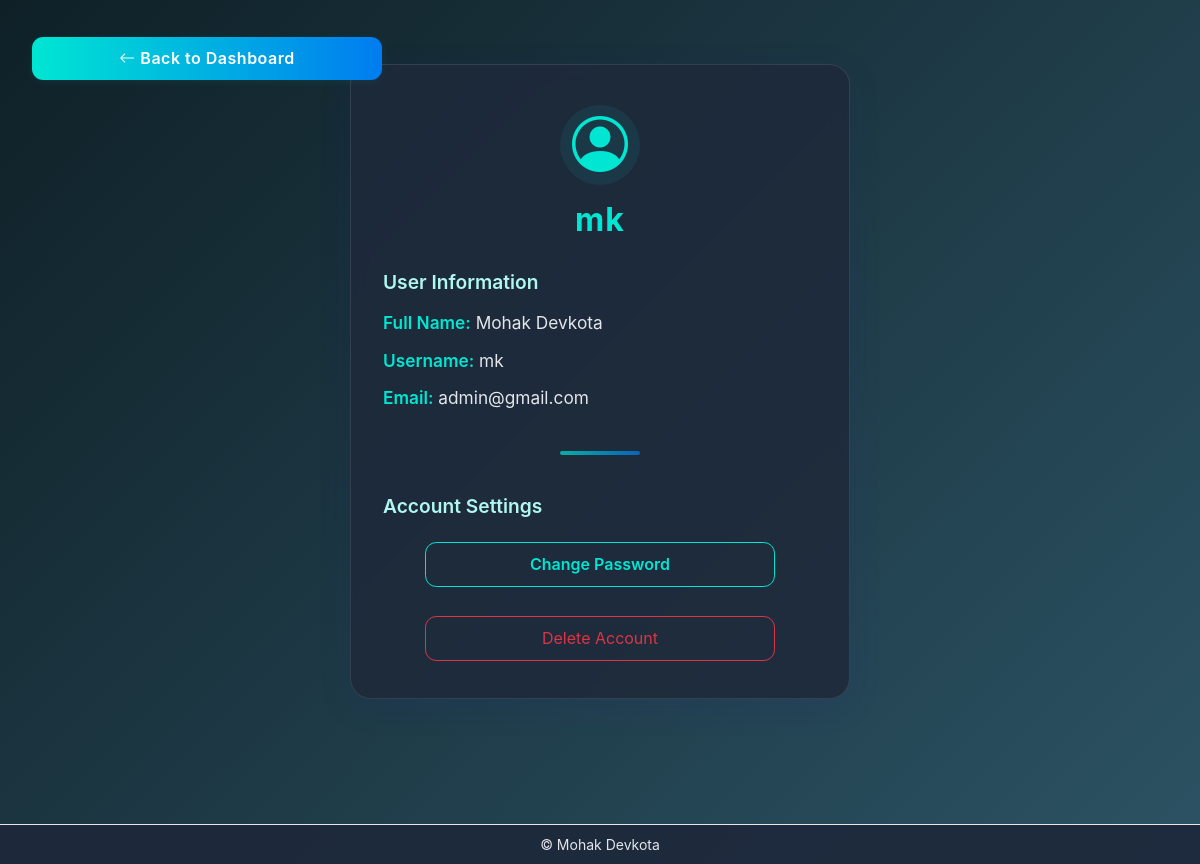
Screenshot of /profile (signed in) with the database file from the repository.
### tables this page shows
CREATE TABLE user (
    id INTEGER PRIMARY KEY AUTOINCREMENT,
    fullname VARCHAR(100) NOT NULL,
    username VARCHAR(80) NOT NULL UNIQUE,
    email VARCHAR(120) NOT NULL UNIQUE,
    password VARCHAR(200) NOT NULL
);

### app.py (the view)
@app.route('/profile')
def profile():
    if 'user_id' not in session:
        return redirect(url_for('login'))
    db = get_db()
    user = db.execute('SELECT * FROM user WHERE id = ?', (session['user_id'],)).fetchone()
    if not user:
        return redirect(url_for('login'))
    return render_template('profile.html', user=user, fullname=user['fullname'], email=user['email'])

### app.py (called while the page is built)
def get_db():
    if 'db' not in g:
        g.db = sqlite3.connect(DATABASE)
        g.db.row_factory = sqlite3.Row
    return g.db

### templates/profile.html (shortened to what this page needs)
{% extends "layout.html" %}
{% block body %}
<a href="{{ url_for('dashboard') }}" class="btn btn-primary mb-3 back-btn-fixed">
    <i class="bi bi-arrow-left"></i> Back to Dashboard
</a>
<div class="profile-card">
    <div class="profile-header text-center mb-4">
        <div class="profile-avatar mb-3">
            <i class="bi bi-person-circle"></i>
        </div>
        <h1 class="profile-username">{{ user.username }}</h1>
    </div>
    <div class="profile-info">
        <h2>User Information</h2>
        <ul class="profile-list">
            <li><strong>Full Name:</strong> {{ user.fullname }}</li>
            <li><strong>Username:</strong> {{ user.username }}</li>
            <li><strong>Email:</strong> {{ user.email }}</li>
        </ul>
        <div class="index-divider"></div>
        <h2>Account Settings</h2>
        <div class="profile-actions">
            <a href="{{ url_for('change_password') }}" class="btn btn-outline-primary mt-2">Change Password</a>
            <a href="#" class="btn btn-outline-danger mt-2" data-toggle="deleteModal">Delete Account</a>
        </div>
    </div>
</div>
{% endblock %}

### static/style.css (style rules this page uses)
body { min-height: 100vh; background: linear-gradient(135deg, #0f2027 0%, #2c5364 100%); font-family: 'Inter', 'Segoe UI', Arial, sans-serif; color: #e3e6ea; padding-bottom: 40px; }
*, *::before, *::after { box-sizing: border-box; }
html { font-size: 16px; }
.card, .dashboard-card, .settings-card, .profile-card, .about, .index-hero, .quiz-card, .questions-card { width: 100%; max-width: 98vw; margin-left: auto; margin-right: auto; box-sizing: border-box; }
body { min-height: 100vh; background: linear-gradient(135deg, #0f2027 0%, #2c5364 100%); font-family: 'Inter', 'Segoe UI', Arial, sans-serif; color: #e3e6ea; }
.btn-primary { background: linear-gradient(90deg, #00e6d3 0%, #007cf0 100%); border: none; border-radius: 0.7rem; font-weight: 600; font-size: 1.1rem; letter-spacing: 0.5px; box-shadow: 0 2px 8px 0 rgba(0, 230, 211, 0.08); transition: background 0.2s, box-shadow 0.2s; }
.back-btn-fixed { position: absolute; top: 2rem; left: 2rem; z-index: 10; }
.index-divider { width: 80px; height: 4px; background: linear-gradient(90deg, #00e6d3 0%, #007cf0 100%); border-radius: 2px; margin: 2.5rem auto 2.5rem auto; opacity: 0.7; }
.profile-card { background: rgba(30, 41, 59, 0.88); border-radius: 1.3rem; box-shadow: 0 8px 32px 0 rgba(31, 38, 135, 0.13); backdrop-filter: blur(8px); border: 1px solid rgba(255, 255, 255, 0.10); padding: 2.5rem 2rem 2rem 2rem; margin: 4rem auto 2rem auto; max-width: 500px; color: #e3e6ea; position: relative; }
.profile-header { margin-bottom: 2rem; }
.profile-avatar { font-size: 3.5rem; color: #00e6d3; background: rgba(0, 230, 211, 0.08); border-radius: 50%; width: 80px; height: 80px; display: flex; align-items: center; justify-content: center; margin: 0 auto 1rem auto; }
.profile-username { font-size: 2rem; font-weight: 700; color: #00e6d3; letter-spacing: 1px; margin-bottom: 0.2rem; }
.profile-info h2 { color: #b0f7ef; font-size: 1.2rem; font-weight: 600; margin-bottom: 1rem; margin-top: 2rem; }
.profile-list { list-style: none; padding: 0; margin: 0 0 1.5rem 0; }
.profile-list li { margin-bottom: 0.7rem; font-size: 1.08rem; color: #e3e6ea; }
.profile-list strong { color: #00e6d3; font-weight: 600; }
.btn-outline-primary { border: 1.5px solid #00e6d3; color: #00e6d3; background: transparent; border-radius: 0.7rem; font-weight: 600; transition: background 0.2s, color 0.2s, border 0.2s; }
.profile-actions { display: flex; flex-wrap: wrap; gap: 1rem; margin-top: 1rem; justify-content: flex-start; }
.btn, .btn-primary, .btn-danger, .btn-warning, .btn-outline-primary, .btn-outline-secondary { font-size: 1rem; padding: 0.6rem 1.2rem; border-radius: 0.7rem; width: 100%; max-width: 350px; margin: 0.3rem auto; display: block; }
@media (min-width: 601px) { .btn, .btn-primary, .btn-danger, .btn-warning, .btn-outline-primary, .btn-outline-secondary { width: auto; max-width: none; display: inline-block; margin: 0.3rem 0.5rem 0.3rem 0; } }
.profile-avatar { width: 60px; height: 60px; font-size: 2.2rem; }
@media (min-width: 601px) { .profile-avatar { width: 80px; height: 80px; font-size: 3.5rem; } }

### rows the page displays
user: username "mk", fullname "Mohak Devkota", email "admin@gmail.com"
